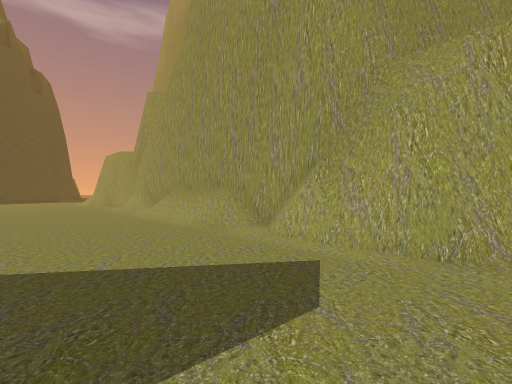
View 1 (above)

16 first-person views from a walk through a 3-D level made in the Unity game engine. The camera is 1.5 m above the floor, looks level and sees 90° across. The floor is counted in squares, 2 m on a side. Each view is taken from the middle of a square. On the plan, view 1 faces up. The plan holds only what a view shows up to about 9 squares ahead; the rest is blank. The place goes on beyond the plan. Some surface patterns are stand-ins.

View 2
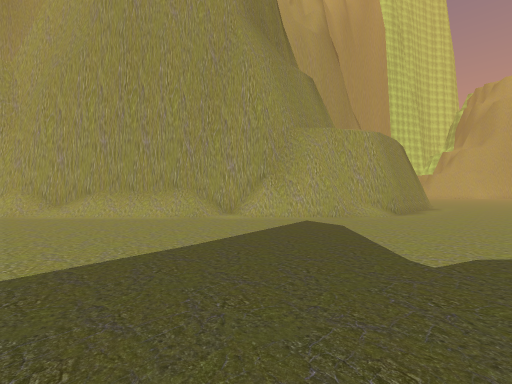

View 3
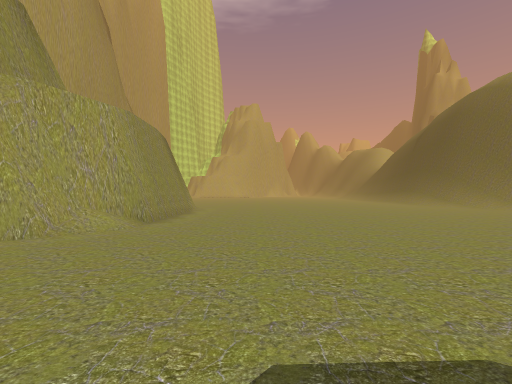

View 4
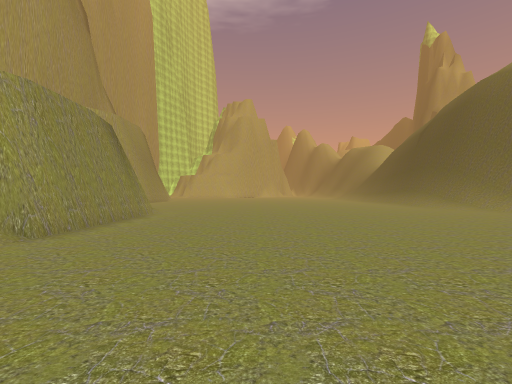

View 5
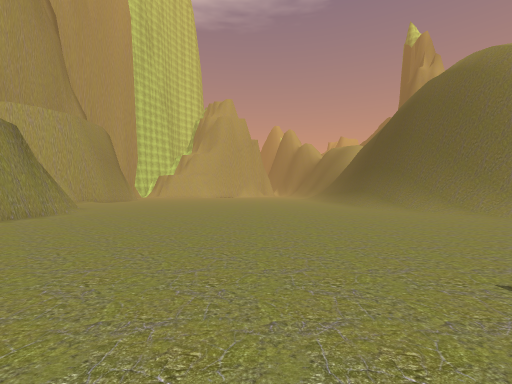

View 6
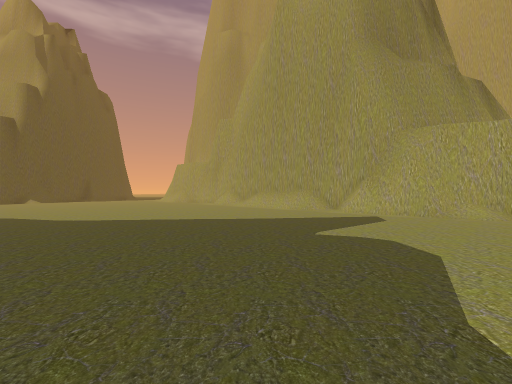

View 7
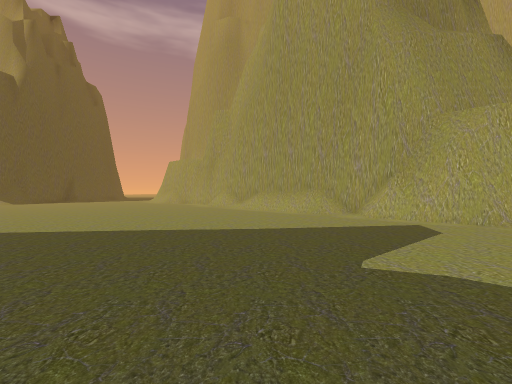

View 8
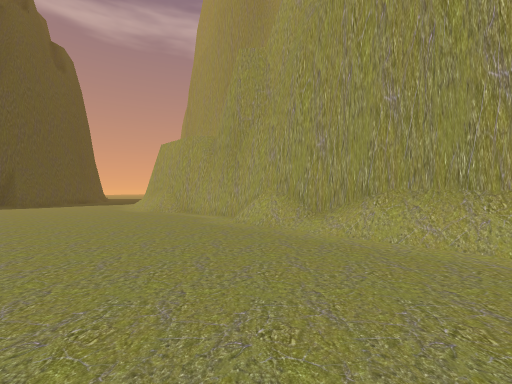

View 9
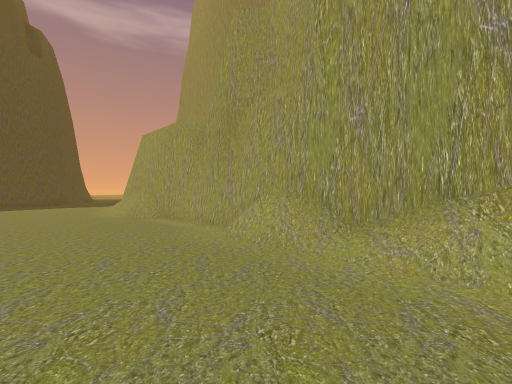

View 10
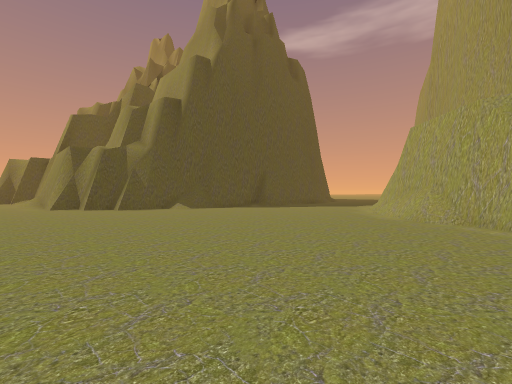

View 11
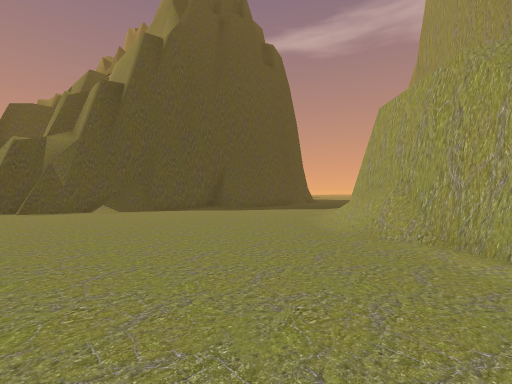

View 12
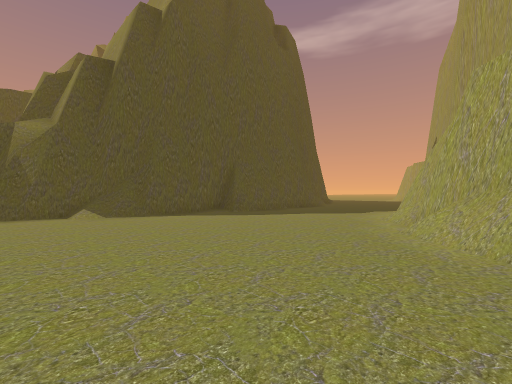

View 13
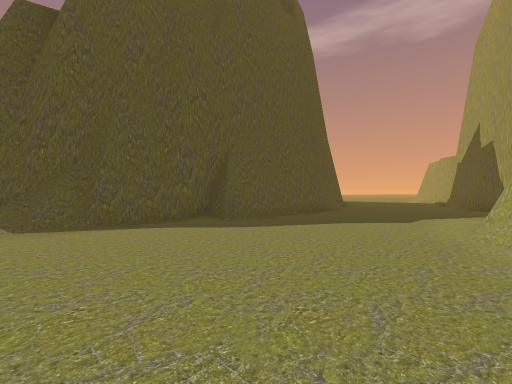

View 14
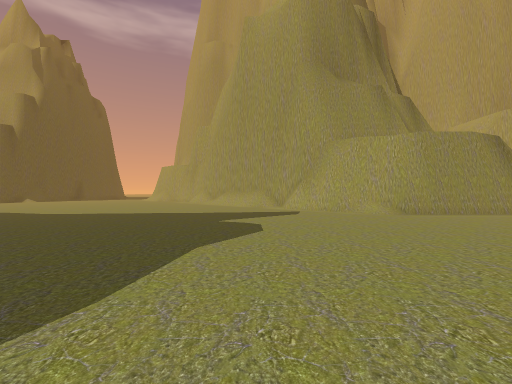

View 15
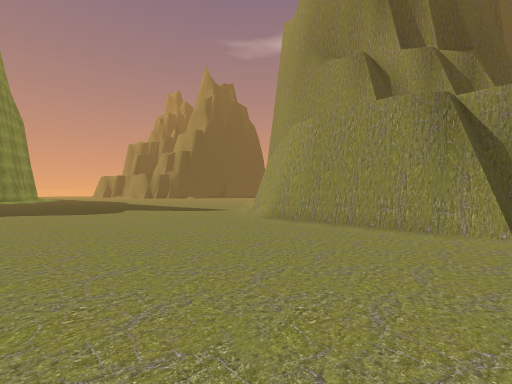

View 16
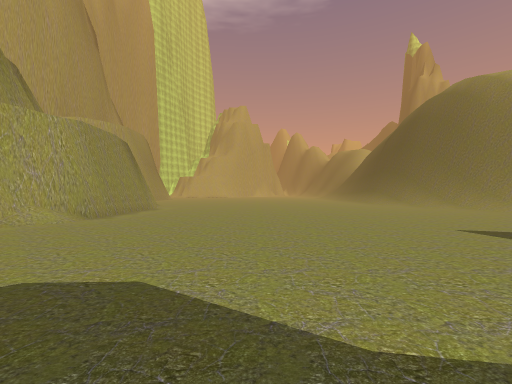

### Floor plan
Points are (right, up) in squares from view 1. A wall is a line through its corners. A room is listed if a view was taken in it or the views show most of it. See-through windows are left out.
Room 1 (views 1, 2, 3, 4, 5, 6, 7, 8, 9, 10, 11, 12, 13, 14, 15, 16)
walls: (-0.9, 6) (-3.2, 8.3); (-0.7, 6.3) (-4.7, 10.6); (0.7, 4.8) (0.1, 5.6); (0.4, 5.6) (-0.8, 6.5); (1.3, 3.9) (0.6, 4.5) (0.6, 5.2); (1.3, 4.1) (0.9, 4.5); (1.6, 3.5) (1.2, 4.1); (-3.5, 9.4) (-4.7, 10.4); (2.3, 2.6) (0.4, 4.5); (-4.6, 10.3) (-5.5, 11.5); (-5.3, 11.3) (-6.4, 12.5); (3.3, 2.7) (2.8, 2.9); (-6.2, 12.2) (-6.6, 12.7); (-6.5, 12.6) (-7.3, 13.5); (-7.1, 13.3) (-8.5, 14.3); (-8.5, 14.2) (-9.2, 15.1); (-8.5, 14.2) (-10.4, 16.4); (-8.1, 14.3) (-8.5, 14.8); (-9, 14.2) (-9.6, 15.2); (-9, 15.3) (-9.3, 15.7); (-18.5, 10.7) (-18.7, 10.2) (-18.7, 9.8); (-18.5, 11.8) (-18.5, 9.5); (8.8, 1.7) (4.2, 1.7) (3.2, 2.6) (2.4, 2.8) (1.5, 3.6); (-17.7, 12.9) (-18.6, 12.1); (-18.5, 12.5) (-18.7, 11.6); (-17.5, 13.5) (-17.7, 13.4) (-17.7, 12.6); (-18.1, 13.1) (-18.5, 12.8); (-18.2, 13.1) (-18.3, 12.5); (-10.7, 17.4) (-11.3, 18.3); (-10.4, 17.5) (-10.7, 18); (-17.5, 15.5) (-17.5, 12.5); (-16.5, 19.4) (-16.5, 16.6) (-17.3, 16.5); (8.3, -13.4) (9, -13.1); (8.5, -13.6) (9.1, -13.3)
low walls: (-0.7, 5.6) (-3.6, 8.5); (-1.3, 6.4) (-1.8, 7); (-4.5, 9.4) (-5.5, 10.4); (-4.7, 9.8) (-5.2, 10.3); (-7.3, 13.2) (-7.9, 13.6); (-8.6, 13.5) (-9.4, 14.3); (-9.2, 14.2) (-9.5, 14.6); (-17.9, 12.9) (-18.5, 12.5)

Positions as (right, up) in squares from view 1, and headings:
1: (0, 0), facing up
2: (-5, -1), facing up-right
3: (-2, -1), facing right
4: (0, -2), facing right
5: (0, -5), facing right
6: (-3, -5), facing up
7: (-3, -3), facing up
8: (-5, 4), facing up
9: (-5, 6), facing up
10: (-7, 6), facing up-left
11: (-7, 9), facing up-left
12: (-9, 10), facing up-left
13: (-11, 12), facing up-left
14: (-1, -7), facing up
15: (9, -4), facing up-left
16: (-3, -3), facing right
